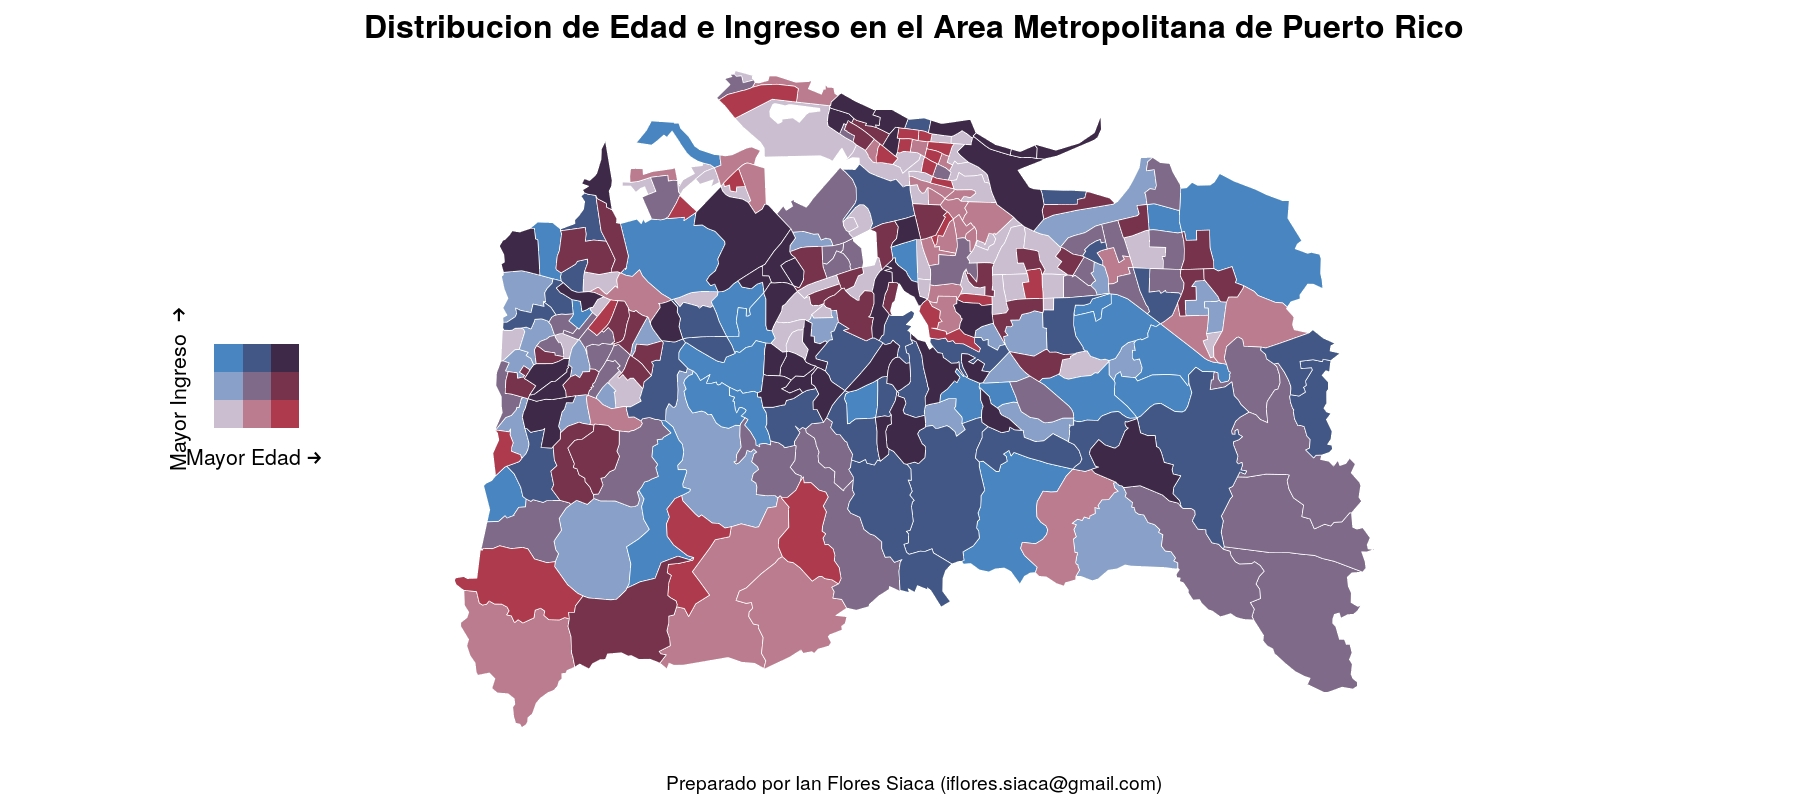

Here is the R script that generated this plot:
library(tidycensus)
library(tidyverse)

area_metro <- get_acs(state = 'PR',
                      county = c('San Juan', 'Carolina',
                                 'Bayamon', 'Catano',
                                 'Guaynabo', 'Trujillo Alto'),
                      geography = 'tract',
                      variables = c(income = 'B19013_001', age = 'B01002_001'), geometry = T)


area_metro <- area_metro %>%
    select(-moe, -GEOID) %>%
    spread(variable, estimate)

area_metro <- area_metro %>%
    separate(NAME, into = c('census_tract', 'municipality', 'country'), sep = ',') %>%
    mutate(municipality = str_remove_all(municipality, 'Municipio')) %>%
    select(-country)


area_metro %>%
    ggplot(aes(x = age, y = income)) +
        geom_point(alpha = 0.5) +
        geom_smooth(method = 'lm')

area_metro %>%
    ggplot(aes(x = age, y = income)) +
        geom_point(alpha = 0.5) +
        geom_smooth(method = 'lm') +
        facet_wrap(~ municipality)


area_metro %>%
    ggplot(aes(x = municipality, y = age)) +
        geom_boxplot()

area_metro %>%
    ggplot(aes(x = municipality, y = income)) +
    geom_boxplot()

area_metro %>%
    gather(key = 'variable', value = 'value',
           -census_tract, -municipality, - geometry) %>%
    filter(!is.na(value), variable == 'age') %>%
    ggplot() +
    geom_sf(aes(fill = value), colour = 'white', size = 0.25) +
    facet_wrap(~ variable)

area_metro %>%
    gather(key = 'variable', value = 'value',
           -census_tract, -municipality, - geometry) %>%
    filter(!is.na(value), variable == 'income') %>%
    ggplot() +
    geom_sf(aes(fill = value), colour = 'white', size = 0.25) +
    facet_wrap(~ variable)

library(biscale)
library(sf)


data <- bi_class(area_metro, x = age, y = income, style = 'quantile', dim = 3) %>%
        filter(!str_detect(bi_class, 'NA'))

map <- ggplot() +
    geom_sf(data = data,  aes(fill = bi_class), color = 'white', show.legend = F, size = 0.25) +
    bi_scale_fill(pal = 'DkViolet', dim = 3) +
    bi_theme() +
    labs(subtitle = 'Distribucion de Edad e Ingreso en el Area Metropolitana de Puerto Rico',
         caption = 'Preparado por Ian Flores Siaca (iflores.siaca@gmail.com)')

legend <- bi_legend(pal = "DkViolet",
                    dim = 3,
                    xlab = "Mayor Edad",
                    ylab = "Mayor Ingreso ",
                    size = 16) +
    theme(panel.border = element_blank(),
          panel.background = element_blank(),
          panel.grid.major = element_blank(),
          panel.grid.minor = element_blank())

library(cowplot)

ggdraw() +
    draw_plot(map, 0, 0, 1, 1) +
    draw_plot(legend, 0.03, 0.4, 0.2, 0.2)
